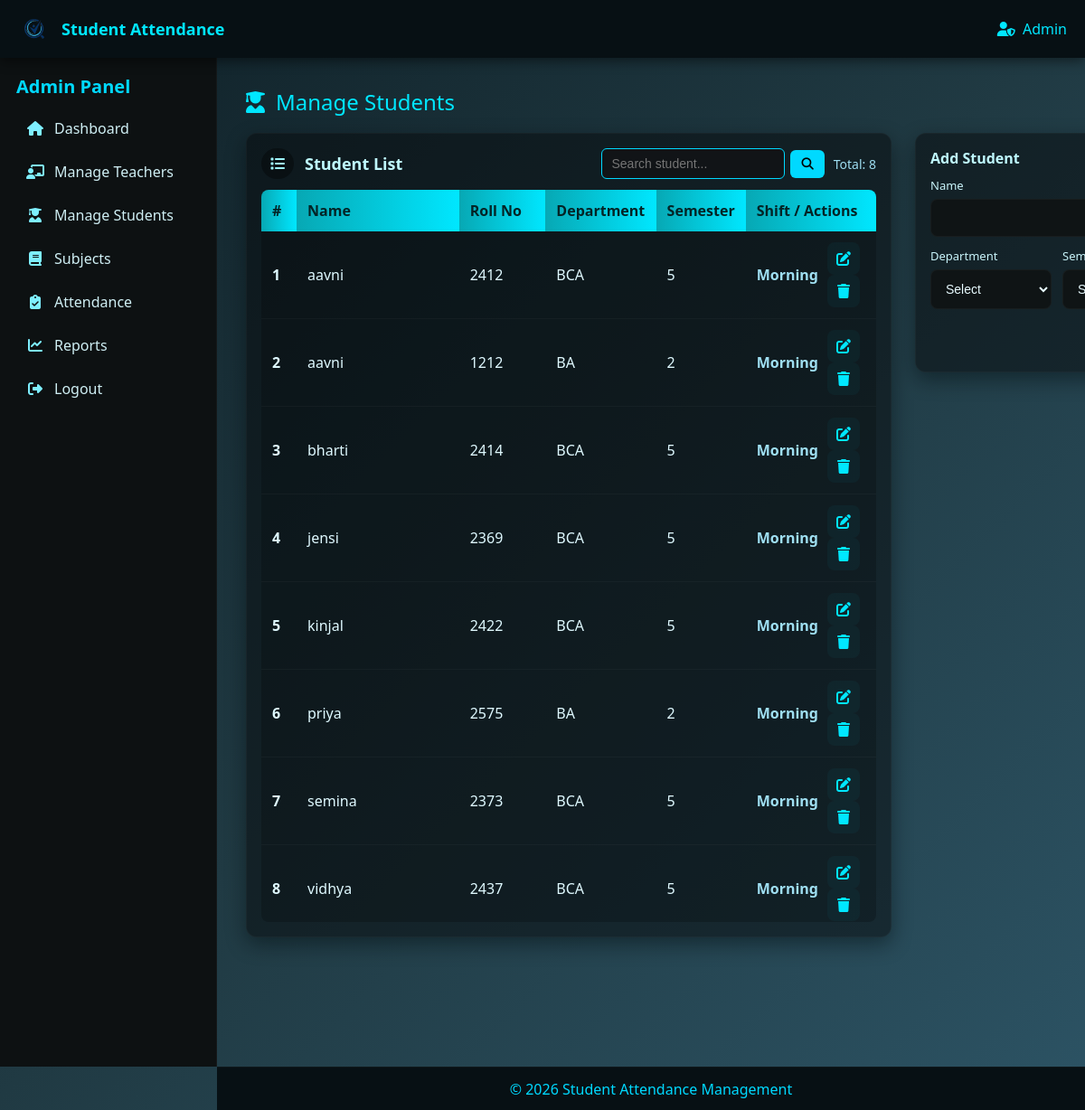
/manage_students.php (signed in), run on the app's committed database.
### tables this page shows
CREATE TABLE `students` (
  `id` int(11) NOT NULL,
  `name` varchar(100) NOT NULL,
  `roll_no` varchar(50) NOT NULL,
  `department_id` int(11) NOT NULL,
  `semester_id` int(11) NOT NULL,
  `shift_id` int(11) NOT NULL
);

CREATE TABLE `departments` (
  `id` int(11) NOT NULL,
  `name` varchar(50) NOT NULL
);

CREATE TABLE `semesters` (
  `id` int(11) NOT NULL,
  `number` int(11) NOT NULL
);

CREATE TABLE `shifts` (
  `id` int(11) NOT NULL,
  `name` enum('Morning','Afternoon') NOT NULL
);

### manage_students.php (the view, shortened to what this page needs)
<?php
include 'db_connect.php';
$edit_student = null;
$query = "SELECT s.*, d.name AS dept_name, sem.number AS sem_number, sh.name AS shift_name
          FROM students s
          JOIN departments d ON s.department_id=d.id
          JOIN semesters sem ON s.semester_id=sem.id
          JOIN shifts sh ON s.shift_id=sh.id";
$query .= " ORDER BY s.name ASC";
$students = $conn->query($query);
?>
<!DOCTYPE html>
<html lang="en">
<head>
<link rel="stylesheet" href="https://cdnjs.cloudflare.com/ajax/libs/font-awesome/6.5.0/css/all.min.css">
</head>
<body>
    <div class="header">
        <div class="brand"><img src="assets/logo-removebg-preview.png" alt="logo"> Student Attendance</div>
        <div class="user"><i class="fas fa-user-shield"></i>&nbsp; Admin</div>
    </div>
    <div class="sidebar">
        <h2>Admin Panel</h2>
        <a href="admin_dashboard.php"><i class="fas fa-home"></i> Dashboard</a>
        <a href="manage_teachers.php"><i class="fas fa-chalkboard-teacher"></i> Manage Teachers</a>
        <a href="manage_students.php"><i class="fas fa-user-graduate"></i> Manage Students</a>
        <a href="manage_subjects.php"><i class="fas fa-book"></i> Subjects</a>
        <a href="take_attendance.php"><i class="fas fa-clipboard-check"></i> Attendance</a>
        <a href="view_reports.php"><i class="fas fa-chart-line"></i> Reports</a>
        <a href="logout.php"><i class="fas fa-sign-out-alt"></i> Logout</a>
    </div>
    <div class="main">
        <div class="page-title"><i class="fas fa-user-graduate"></i> Manage Students</div>
        <div class="content-grid">
            <div class="card">
                <div style="display:flex;justify-content:space-between;align-items:center;margin-bottom:12px;">
                    <div style="display:flex;align-items:center;gap:12px;">
                        <div class="badge"><i class="fas fa-list"></i></div>
                        <div style="font-weight:800;font-size:18px;color:#bff9ff;">Student List</div>
                    </div>
                    <div style="display:flex;align-items:center;gap:10px;">
                        <form method="get" style="display:flex;align-items:center;gap:6px;">
                            <input type="text" name="search" placeholder="Search student..."
                                   value="<?= htmlspecialchars($_GET['search'] ?? '') ?>"
                                   style="padding:8px 10px;border-radius:6px;border:1px solid #00d9ff;
                                          background:#111417;color:#e6f9ff;font-size:14px;">
                            <button type="submit" style="padding:8px 12px;border:none;border-radius:6px;
                                                         background:#00d9ff;color:#000;cursor:pointer;">
                                <i class="fas fa-search"></i>
                            </button>
                        </form>
                        <div style="color:#9fdff2;font-size:14px;">
                            Total: <?= $students ? $students->num_rows : 0 ?>
                        </div>
                    </div>
                </div>
                <div class="table-wrap">
                    <table>
                        <thead>
                            <tr>
                                <th style="width:6%">#</th>
                                <th style="width:32%">Name</th>
                                <th style="width:16%">Roll No</th>
                                <th style="width:18%">Department</th>
                                <th style="width:12%">Semester</th>
                                <th style="width:16%">Shift / Actions</th>
                            </tr>
                        </thead>
                        <tbody>
                        <?php
                        if ($students && $students->num_rows) {
                            $i = 1;
                            while ($s = $students->fetch_assoc()) {
                                $sid = (int)$s['id'];
                                $sname = htmlspecialchars($s['name']);
                                $roll = htmlspecialchars($s['roll_no']);
                                $dept = htmlspecialchars($s['dept_name']);
                                $sem = htmlspecialchars($s['sem_number']);
                                $shift = htmlspecialchars($s['shift_name']);
                                echo "<tr>
                                        <td style='font-weight:700;'>$i</td>
                                        <td>$sname</td>
                                        <td>$roll</td>
                                        <td>$dept</td>
                                        <td>$sem</td>
                                        <td>
                                            <div style='display:flex;align-items:center;justify-content:flex-end'>
                                                <span style='margin-right:10px;color:#9fdff2;font-weight:700'>$shift</span>
                                                <div class='actions'>
                                                    <a title='Edit' href='?edit=$sid'><i class='fas fa-edit'></i></a>
                                                    <a title='Delete' href='?delete=$sid' onclick=\"return confirm('Delete this student?')\"><i class='fas fa-trash'></i></a>
                                                </div>
                                            </div>
                                        </td>
                                      </tr>";
                                $i++;
                            }
                        } else {
                            echo "<tr><td colspan='6' style='text-align:center;color:#9fdff2'>No students found.</td></tr>";
                        }
                        ?>
                        </tbody>
                    </table>
                </div>
            </div>
            <div class="card">
                <div class="form-title"><?= $edit_student ? 'Edit Student' : 'Add Student' ?></div>
                <form method="post">
                    <div class="form-row">
                        <div class="field">
                            <label>Name</label>
                            <input type="text" name="name" required value="<?= htmlspecialchars($edit_student['name'] ?? '') ?>">
                        </div>
                    </div>
                    <div class="form-row">
                        <div class="field">
                            <label>Department</label>
                            <select name="department_id" required>
                                <option value="">Select</option>
                            </select>
                        </div>
                        <div class="field">
                            <label>Semester</label>
                            <select name="semester_id" required>
                                <option value="">Select</option>
                            </select>
                        </div>
                    </div>
                    <div style="display:flex;justify-content:flex-end;gap:12px;margin-top:10px;">
                    </div>
                </form>
            </div>
        </div>
    </div>
    <div class="footer">&copy; <?= date("Y") ?> Student Attendance Management</div>
</body>
</html>

### manage_students.php (style rules this page uses)
* { box-sizing:border-box }
body { margin:0;font-family:'Segoe UI',Tahoma,sans-serif;background:linear-gradient(135deg,#0f2027,#203a43,#2c5364);color:#e8fbff;height:100vh;overflow:hidden; }
.header { position:fixed;top:0;left:0;right:0;height:64px;background:#071014;color:#00e7ff;display:flex;align-items:center;justify-content:space-between;padding:0 20px;z-index:1000;box-shadow:0 4px 12px rgba(0,0,0,0.45); }
.header .brand { display:flex;align-items:center;gap:12px;font-weight:700;font-size:18px }
.header img { height:36px }
.sidebar { position:fixed;top:64px;left:0;bottom:48px;width:240px;background:#0d1112;padding:18px;overflow-y:auto;border-right:1px solid rgba(255,255,255,0.03); }
.sidebar h2 { color:#00d9ff;margin:0 0 12px 0;font-size:20px }
.sidebar a { display:flex;align-items:center;gap:10px;color:#cfeff4;text-decoration:none;padding:10px;border-radius:8px;margin-bottom:6px; }
.sidebar a i { width:22px;text-align:center;color:#7eefff }
.footer { position:fixed;left:240px;right:0;bottom:0;height:48px;background:#071014;color:#00d9ff;display:flex;align-items:center;justify-content:center;border-top:1px solid rgba(255,255,255,0.03); }
.main { position:absolute;top:64px;bottom:48px;left:240px;right:0;padding:26px 32px;overflow-y:auto; }
.page-title { font-size:24px;color:#00e7ff;margin:6px 0 18px;display:flex;align-items:center;gap:12px }
.content-grid { display:grid;grid-template-columns:2fr 1fr;gap:26px;align-items:start }
.card { background:rgba(7,9,10,0.5);padding:16px;border-radius:12px;box-shadow:0 8px 22px rgba(3,12,14,0.45);border:1px solid rgba(255,255,255,0.03); }
.table-wrap { overflow:auto; max-height:66vh; border-radius:8px }
table { width:100%; border-collapse:collapse; min-width:680px }
thead th { position:sticky; top:0; background:linear-gradient(90deg,#07a8b4,#00e7ff);color:#042426; padding:12px; text-align:left; font-weight:800; }
tbody tr { background:rgba(0,0,0,0.2); border-bottom:1px solid rgba(255,255,255,0.03) }
tbody td { padding:12px;color:#dff9ff }
.actions a { display:inline-flex;align-items:center;justify-content:center;width:36px;height:36px;border-radius:8px;text-decoration:none;color:#00e7ff;background:rgba(0,217,255,0.04);margin-right:6px; }
.form-title { font-weight:800;color:#bff9ff;margin-bottom:10px }
.form-row { display:flex;gap:12px;margin-bottom:12px }
.field { display:flex;flex-direction:column;gap:6px;flex:1 }
label { font-size:13px;color:#c9f5fb }
input[type="text"], select { padding:12px;border-radius:8px;border:1px solid rgba(255,255,255,0.04);background:#0f1415;color:#e8fbff;font-size:14px;outline:none; }
.badge { display:inline-block;padding:6px 10px;border-radius:999px;background:rgba(0,0,0,0.35);color:#9ff6ff;font-weight:700 }

### data on the page
students: name "aavni", roll_no "2412", department.name "BCA", semester.number "5", shift.name "Morning"
students: name "aavni", roll_no "1212", department.name "BA", semester.number "2", shift.name "Morning"
students: name "bharti", roll_no "2414", department.name "BCA", semester.number "5", shift.name "Morning"
students: name "jensi", roll_no "2369", department.name "BCA", semester.number "5", shift.name "Morning"
students: name "kinjal", roll_no "2422", department.name "BCA", semester.number "5", shift.name "Morning"
students: name "priya", roll_no "2575", department.name "BA", semester.number "2", shift.name "Morning"
students: name "semina", roll_no "2373", department.name "BCA", semester.number "5", shift.name "Morning"
students: name "vidhya", roll_no "2437", department.name "BCA", semester.number "5", shift.name "Morning"

### other printed values
$students->num_rows "8"
